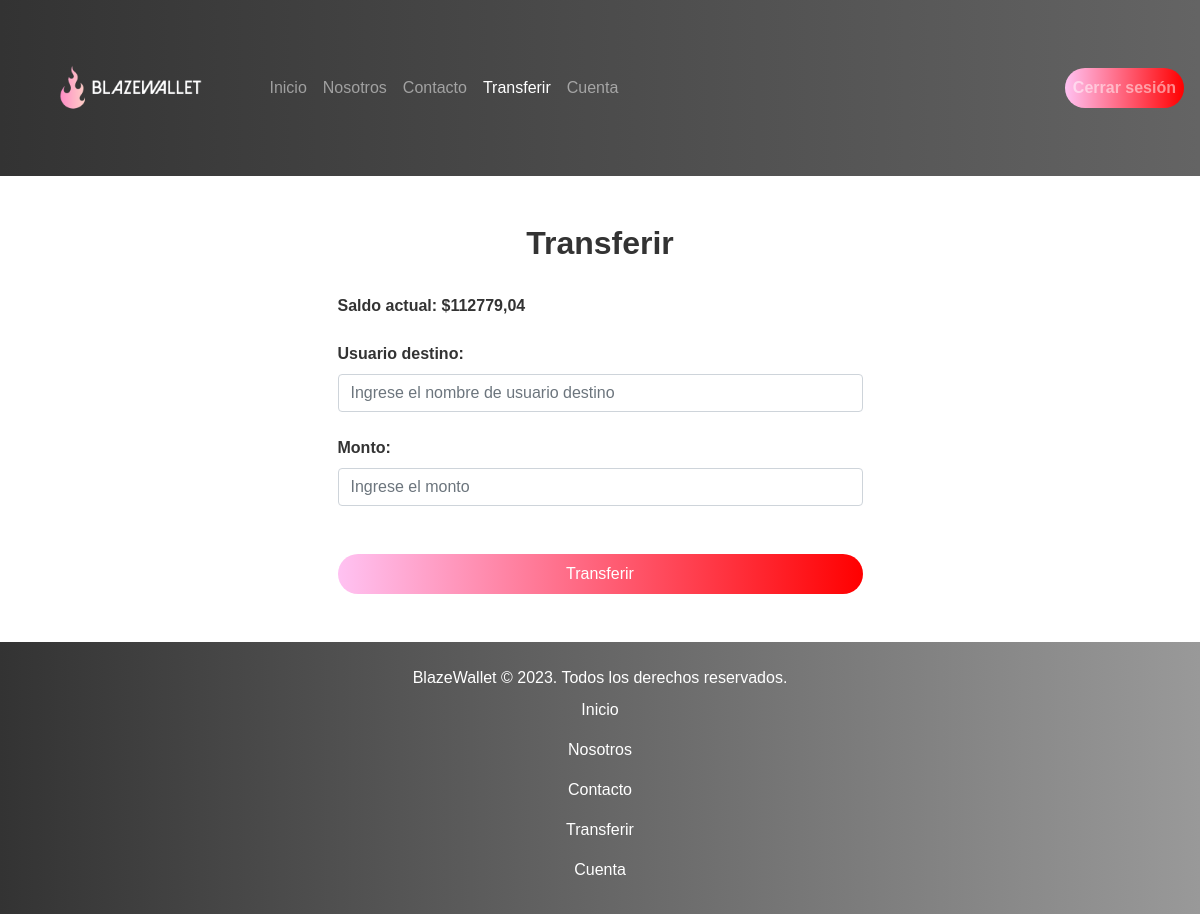
Before: /transferencia/ (signed in) with the older database file.
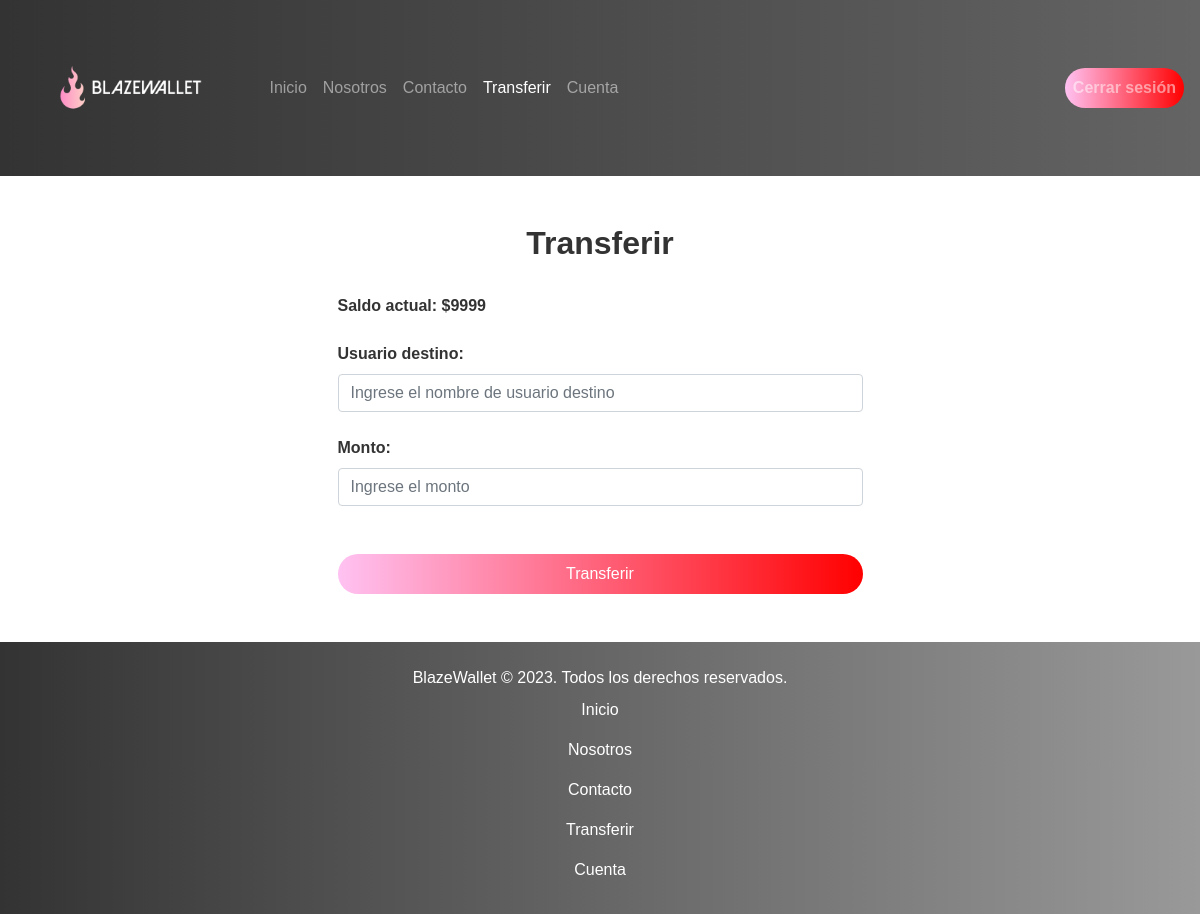
After: the same page with the newer database file.
### core/models.py (models this page shows, shortened)
class PerfilUsuario(models.Model):
    usuario = models.OneToOneField(User, on_delete=models.CASCADE)
    saldo = models.IntegerField(default=10000)

### core/views.py (the view, shortened to what this page needs)
# urls.py: path('transferencia/', transferencia_saldo, name='transferencia_saldo'),
@login_required(login_url='/login/')
def transferencia_saldo(request):
    form = TransferenciaSaldoForm()
    error = None
    usuario_actual = request.user
    try:
        perfil_usuario_actual = PerfilUsuario.objects.get(usuario=usuario_actual)
        saldo_actual = perfil_usuario_actual.saldo
    except PerfilUsuario.DoesNotExist:
        saldo_actual = 0
        error = "No existe un perfil de usuario asociado a este usuario. Por favor, inicia sesión."
    return render(request, 'transferencia.html', {'form': form, 'saldo_actual': saldo_actual, 'error': error})

### core/forms.py
class TransferenciaSaldoForm(forms.Form):
    username_destino = forms.CharField(max_length=150)
    monto_transferencia = forms.DecimalField(max_digits=10, decimal_places=2)

### core/templates/transferencia.html (shortened to what this page needs)
{% extends 'base.html' %}
{% load static %}
{% block content %}
<div class="container mt-5">
  <div class="align-items-center text-center">
    <h2 class="text-center"><strong>Transferir</strong></h2>
  </div>
  <div class="d-grid gap-2 col-6 mx-auto">
    <form method="post" class="form-floating">
      <br>
      <p><strong>Saldo actual: ${{ saldo_actual }}</strong></p>
      <div class="my-4">
        <label for="username_destino"><strong>Usuario destino:</strong></label>
        <input type="text" class="form-control" placeholder="Ingrese el nombre de usuario destino"
          name="username_destino" required>
      </div>
      <div class="my-4">
        <label for="monto_transferencia"><strong>Monto:</strong></label>
        <input type="number" class="form-control" placeholder="Ingrese el monto" name="monto_transferencia" required>
      </div>
      <div class="my-5">
        <button type="submit" class="btn btn-gradient btn-rounded" value="Transferir"
          style="width: 100%;">Transferir</button>
      </div>
    </form>
  </div>
</div>
{% endblock %}

### core/templates/base.html (shortened to what this page needs)
<!DOCTYPE html>
<html>
<head>
  {% load static %}
  <link rel="stylesheet" href="https://stackpath.bootstrapcdn.com/bootstrap/4.5.2/css/bootstrap.min.css">
  <link rel="stylesheet" href="{% static 'css/style.css' %}">
</head>
<body>
  {% block header %}
<nav class="navbar navbar-expand-lg navbar-dark bg-dark">
  <a class="navbar-brand" href="{% url 'home' %}">
    <img class="logo" src="{% static 'img/logo.png' %}" alt="Logo">
  </a>
  <div class="collapse navbar-collapse" id="navbarNav">
    <ul class="navbar-nav">
      <li class="nav-item {% if request.path == '/' %}active{% endif %}">
        <a class="nav-link" href="{% url 'home' %}">Inicio</a>
      </li>
      <li class="nav-item {% if request.path == '/nosotros/' %}active{% endif %}">
        <a class="nav-link" href="{% url 'nosotros' %}">Nosotros</a>
      </li>
      <li class="nav-item {% if request.path == '/contacto/' %}active{% endif %}">
        <a class="nav-link" href="{% url 'contacto' %}">Contacto</a>
      </li>
      <li class="nav-item {% if request.path == '/transferencia/' %}active{% endif %}">
        <a class="nav-link" href="{% url 'transferencia_saldo' %}">Transferir</a>
      </li>
      <li class="nav-item {% if request.path == '/cuenta/' %}active{% endif %}">
        <a class="nav-link" href="{% url 'cuenta' %}">Cuenta</a>
      </li>
    </ul>
    <ul class="navbar-nav ml-auto">
      {% if user.is_authenticated %}
      <a href="{% url 'logout' %}" class="nav-link btn btn-gradient btn-rounded"><strong>Cerrar sesión</strong></a>
      {% else %}
      <a class="nav-link btn btn-gradient btn-rounded" href="{% url 'login' %}"><strong>Iniciar sesión</strong></a>
      {% endif %}
    </ul>
  </div>
</nav>
  {% endblock %}
  {% block content %}
  {% endblock %}
  {% block footer %}
  <footer class="footer bg-dark text-white text-center py-4">
    <p style="margin-bottom: 0;">BlazeWallet © 2023. Todos los derechos reservados.</p>
    <ul class="navbar-nav d-flex justify-content-center">
      <li class="nav-item">
        <a class="nav-link text-white" href="{% url 'home' %}">Inicio</a>
      </li>
      <li class="nav-item">
        <a class="nav-link text-white" href="{% url 'nosotros' %}">Nosotros</a>
      </li>
      <li class="nav-item">
        <a class="nav-link text-white" href="{% url 'contacto' %}">Contacto</a>
      </li>
      <li class="nav-item">
        <a class="nav-link text-white" href="{% url 'transferencia_saldo' %}">Transferir</a>
      </li>
      <li class="nav-item">
        <a class="nav-link text-white" href="{% url 'cuenta' %}">Cuenta</a>
      </li>
    </ul>
  </footer>
  {% endblock %}
</body>
</html>

### static/css/style.css (style rules this page uses)
body { font-family: Arial, sans-serif; margin: 0; padding: 0; color: #333; }
footer { background-color: #333; color: #333; padding: 20px; text-align: center; }
a { color: #007bff; text-decoration: none; }
.logo { max-width: 150x; height: 150px; }
.navbar { background: linear-gradient(to right, #333333, #646464); }
.footer { background: linear-gradient(to right, #333333, #999999); text-align: center; height: auto; }
.btn-gradient { background: linear-gradient(to right, #ffc2f2, #FF0000); color: white; border: none; padding: 8px 16px; border-radius: 4px; text-decoration: none; }
.btn-rounded { border-radius: 25px; }

Changed rows visible on the page:
no longer on this page (row edited): PerfilUsuario: saldo "112779,04"
Other visible differences:
{{ saldo_actual }}: (not shown) → "9999"
